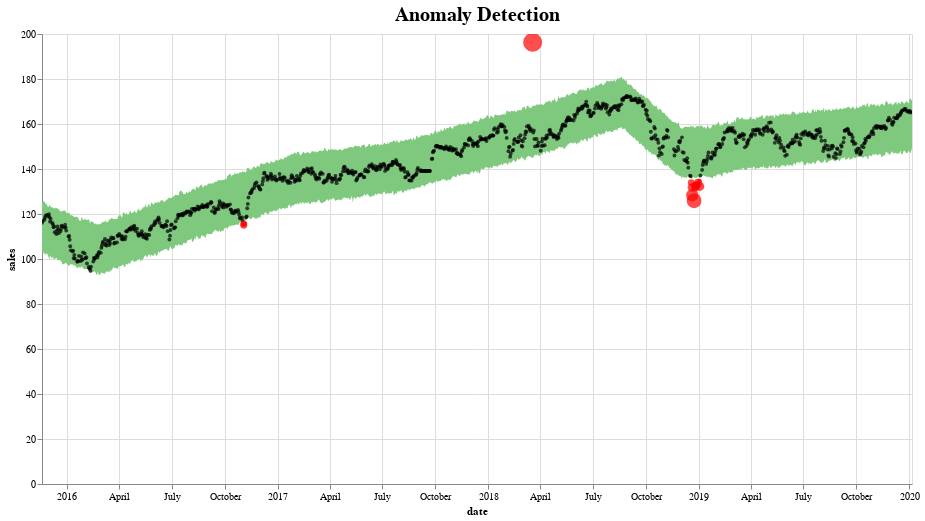

Write notebook code for a chart like this one.
### Code cell
def plot_anomalies(forecasted):
    interval = alt.Chart(forecasted).mark_area(interpolate="basis", color = '#7FC97F').encode(
    x=alt.X('ds:T',  title ='date'),
    y='yhat_upper',
    y2='yhat_lower',
    tooltip=['ds', 'fact', 'yhat_lower', 'yhat_upper']
    ).interactive().properties(
        title='Anomaly Detection'
    )

    fact = alt.Chart(forecasted[forecasted.anomaly==0]).mark_circle(size=15, opacity=0.7, color = 'Black').encode(
        x='ds:T',
        y=alt.Y('fact', title='sales'),    
        tooltip=['ds', 'fact', 'yhat_lower', 'yhat_upper']
    ).interactive()

    anomalies = alt.Chart(forecasted[forecasted.anomaly!=0]).mark_circle(size=30, color = 'Red').encode(
        x='ds:T',
        y=alt.Y('fact', title='sales'),    
        tooltip=['ds', 'fact', 'yhat_lower', 'yhat_upper'],
        size = alt.Size( 'importance', legend=None)
    ).interactive()

    return alt.layer(interval, fact, anomalies)\
              .properties(width=870, height=450)\
              .configure_title(fontSize=20)
              
plot_anomalies(pred)

### Figure 1 — Vega-Lite specification as saved in the notebook (floating-point values rounded to 4 significant figures; data arrays with more than 128 entries replaced by an {"elided": "..."} marker saying what was removed)
{"config": {"view": {"continuousWidth": 400, "continuousHeight": 300}, "title": {"fontSize": 20}}, "layer": [{"data": {"name": "data-014f51c19f6083c2247e86a355e2ca1e"}, "mark": {"type": "area", "color": "#7FC97F", "interpolate": "basis"}, "encoding": {"tooltip": [{"type": "temporal", "field": "ds"}, {"type": "quantitative", "field": "fact"}, {"type": "quantitative", "field": "yhat_lower"}, {"type": "quantitative", "field": "yhat_upper"}], "x": {"type": "temporal", "field": "ds", "title": "date"}, "y": {"type": "quantitative", "field": "yhat_upper"}, "y2": {"field": "yhat_lower"}}, "selection": {"selector001": {"type": "interval", "bind": "scales", "encodings": ["x", "y"]}}, "title": "Anomaly Detection"}, {"data": {"name": "data-cd60035804d0d4e74f8363373202b58d"}, "mark": {"type": "circle", "color": "Black", "opacity": 0.7, "size": 15}, "encoding": {"tooltip": [{"type": "temporal", "field": "ds"}, {"type": "quantitative", "field": "fact"}, {"type": "quantitative", "field": "yhat_lower"}, {"type": "quantitative", "field": "yhat_upper"}], "x": {"type": "temporal", "field": "ds"}, "y": {"type": "quantitative", "field": "fact", "title": "sales"}}, "selection": {"selector002": {"type": "interval", "bind": "scales", "encodings": ["x", "y"]}}}, {"data": {"name": "data-9ce9c39daca6dde5ab2e0769865e2fcd"}, "mark": {"type": "circle", "color": "Red", "size": 30}, "encoding": {"size": {"type": "quantitative", "field": "importance", "legend": null}, "tooltip": [{"type": "temporal", "field": "ds"}, {"type": "quantitative", "field": "fact"}, {"type": "quantitative", "field": "yhat_lower"}, {"type": "quantitative", "field": "yhat_upper"}], "x": {"type": "temporal", "field": "ds"}, "y": {"type": "quantitative", "field": "fact", "title": "sales"}}, "selection": {"selector003": {"type": "interval", "bind": "scales", "encodings": ["x", "y"]}}}], "height": 450, "width": 870, "$schema": "https://vega.github.io/schema/vega-lite/v4.8.1.json", "datasets": {"data-014f51c19f6083c2247e86a355e2ca1e": {"elided": "1038 records"}, "data-cd60035804d0d4e74f8363373202b58d": {"elided": "1024 records"}, "data-9ce9c39daca6dde5ab2e0769865e2fcd": [{"ds": "2016-11-02T00:00:00", "trend": 127.7, "yhat": 127.7, "yhat_lower": 117.0, "yhat_upper": 138.2, "fact": 115.6, "anomaly": -1, "importance": 0.01239}, {"ds": "2016-11-03T00:00:00", "trend": 127.8, "yhat": 127.8, "yhat_lower": 117.0, "yhat_upper": 139.1, "fact": 115.0, "anomaly": -1, "importance": 0.01775}, {"ds": "2016-11-04T00:00:00", "trend": 127.9, "yhat": 127.9, "yhat_lower": 117.0, "yhat_upper": 138.9, "fact": 115.7, "anomaly": -1, "importance": 0.01094}, {"ds": "2018-03-19T00:00:00", "trend": 156.8, "yhat": 156.8, "yhat_lower": 144.4, "yhat_upper": 168.3, "fact": 196.3, "anomaly": 1, "importance": 0.1425}, {"ds": "2018-12-19T00:00:00", "trend": 147.5, "yhat": 147.5, "yhat_lower": 136.2, "yhat_upper": 159.7, "fact": 134.0, "anomaly": -1, "importance": 0.01658}, {"ds": "2018-12-20T00:00:00", "trend": 147.5, "yhat": 147.5, "yhat_lower": 135.2, "yhat_upper": 157.8, "fact": 131.8, "anomaly": -1, "importance": 0.02599}, {"ds": "2018-12-21T00:00:00", "trend": 147.5, "yhat": 147.5, "yhat_lower": 136.1, "yhat_upper": 159.7, "fact": 128.4, "anomaly": -1, "importance": 0.06025}, {"ds": "2018-12-24T00:00:00", "trend": 147.5, "yhat": 147.5, "yhat_lower": 136.7, "yhat_upper": 158.3, "fact": 125.9, "anomaly": -1, "importance": 0.08559}, {"ds": "2018-12-26T00:00:00", "trend": 147.5, "yhat": 147.5, "yhat_lower": 135.5, "yhat_upper": 158.2, "fact": 131.9, "anomaly": -1, "importance": 0.02699}, {"ds": "2018-12-27T00:00:00", "trend": 147.5, "yhat": 147.5, "yhat_lower": 136.4, "yhat_upper": 158.7, "fact": 132.5, "anomaly": -1, "importance": 0.02964}, {"ds": "2018-12-28T00:00:00", "trend": 147.5, "yhat": 147.5, "yhat_lower": 135.6, "yhat_upper": 158.9, "fact": 132.9, "anomaly": -1, "importance": 0.02026}, {"ds": "2018-12-31T00:00:00", "trend": 147.5, "yhat": 147.5, "yhat_lower": 137.1, "yhat_upper": 159.4, "fact": 133.9, "anomaly": -1, "importance": 0.02385}, {"ds": "2019-01-02T00:00:00", "trend": 147.5, "yhat": 147.5, "yhat_lower": 135.6, "yhat_upper": 159.0, "fact": 134.7, "anomaly": -1, "importance": 0.007257}, {"ds": "2019-01-03T00:00:00", "trend": 147.5, "yhat": 147.5, "yhat_lower": 136.2, "yhat_upper": 158.1, "fact": 132.2, "anomaly": -1, "importance": 0.02995}]}}
